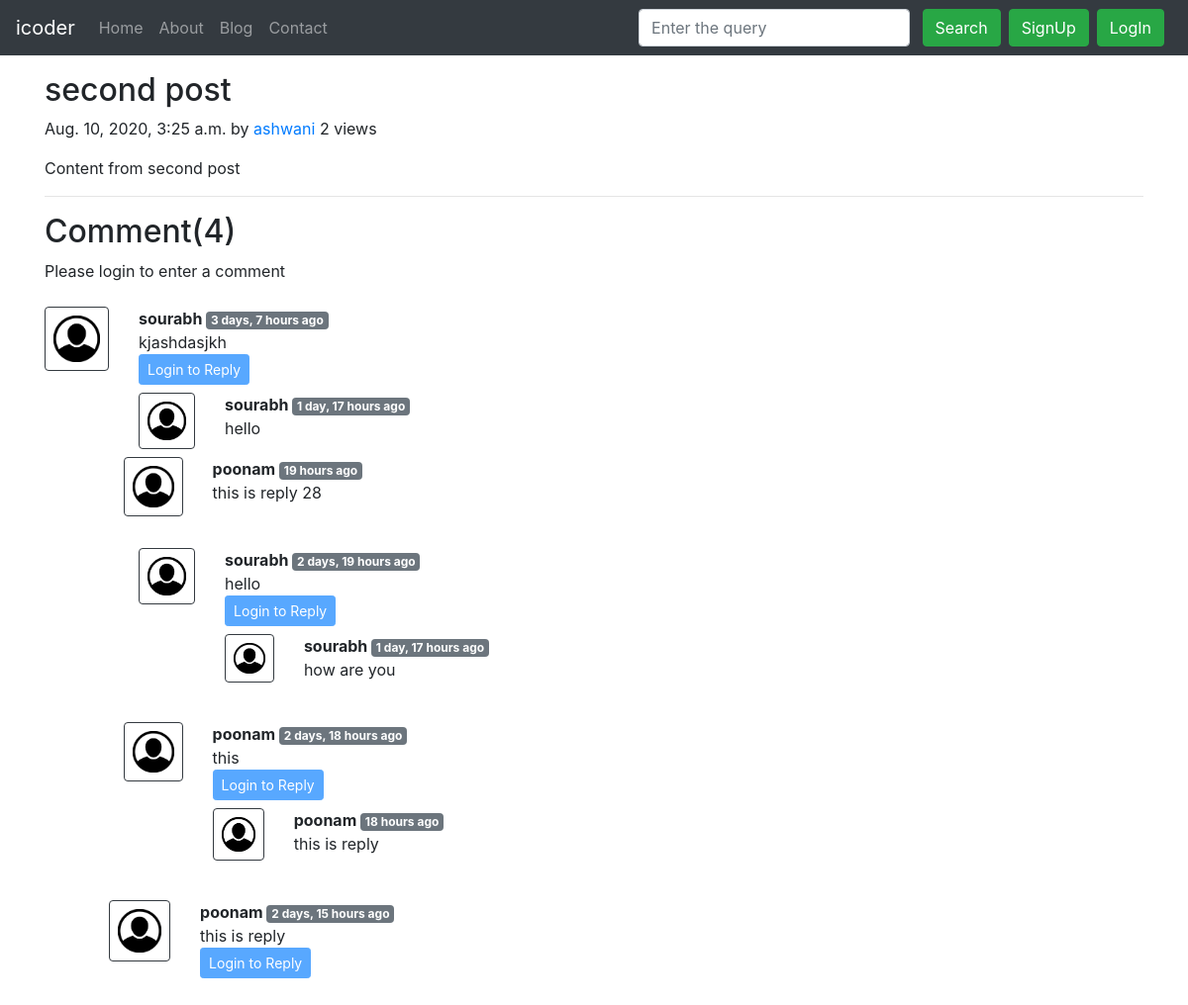
/blog/second-post/, run on the app's committed database.
### blog/models.py (models this page shows, shortened)
class Post(models.Model):
    sno = models.AutoField(primary_key=True)
    title = models.CharField(max_length=255)
    content = models.TextField()
    author = models.CharField(max_length=100)
    views = models.IntegerField(default=0)
    slug = models.CharField(max_length=130,default="")
    timestamp = models.DateTimeField(blank = True)

class BlogComment(models.Model):
    sno = models.AutoField(primary_key = True)
    comment = models.TextField()
    user = models.ForeignKey(User, on_delete=models.CASCADE)
    post = models.ForeignKey(Post, on_delete=models.CASCADE)
    parent = models.ForeignKey("self", on_delete=models.CASCADE , null=True)
    timestamp = models.DateTimeField(default=datetime.datetime.now)
    def __str__(self):
        return self.comment[0:13]+"...."+"by"+ self.user.username

### blog/views.py (the view)
# urls.py: path('<str:slug>/', views.blogPost, name='blogPost'),
def blogPost(request,slug):
    post = Post.objects.filter(slug=slug).first()
    post.views = post.views + 1
    post.save()
    comments = BlogComment.objects.filter(post=post,parent=None)
    replies = BlogComment.objects.filter(post=post).exclude(parent=None)
    replyDict = {}
    for reply in replies:
        if reply.parent.sno not in replyDict.keys():
            replyDict[reply.parent.sno] = [reply]
        else:
            replyDict[reply.parent.sno].append(reply)
    print(replyDict)
    context = {'post':post,'comments':comments,'user':request.user,'replyDict':replyDict}
    return render(request,'blog/blogPost.html',context)

### blog/templatetags/extras.py (called while the page is built)
@register.filter(name='get_val')
def get_val(dict,key):
    return dict.get(key)

### templates/blog/blogPost.html
{% extends 'base.html' %} {% block title %} BlogPost {% endblock title %} {% block body %} {% load humanize %} {% load extras %}
<div class="container my-3">
    <h2 class="blog-post-title">{{post.title}}</h2>
    <p class="blog-post-meta">{{post.timestamp}} by <a href="/about">{{post.author}}</a> <span> {{post.views}} views</span></p>
    <p>{{post.content}}</p>
    <hr>
</div>
<div class="container">
    <h2>Comment({{comments.count}})</h2>
    {% if user.is_authenticated %}
    <form action="/blog/postComment" method="post">
        {% csrf_token %}
        <div class="form-group">
            <label for="exampleInputPassword1">Post Comment</label>
            <input type="text" class="form-control" name="comment" placeholder="Enter comment here">
        </div>
        <input type="hidden" name="postSno" value="{{post.sno}}">
        <input type="hidden" name="parentSno" value="{{comment.sno}}">
        <button type="submit" class="btn btn-primary">Submit</button>
    </form>
    {% else %}
    <p>Please login to enter a comment</p>
    {% endif %} {% for comment in comments %}
    <div class="row my-3">
        <div class="col-md-1 my-2">
            <img src="/static/img/user.png" class="rounded mx-auto d-block w-100 p-2 border border-dark" alt="user">
        </div>
        <div class="col-md-11 my-2"> <b> {{comment.user.username}} </b> <span class="badge badge-secondary">{{comment.timestamp | naturaltime}}</span>
            <div>{{comment.comment}}</div>
            <div class="reply mx-0">
                {% if user.is_authenticated %}
                <button class="btn btn-sm btn-primary" type="button" data-toggle="collapse" data-target="#replyBox{{comment.sno}}" aria-expanded="false" aria-controls="replyBox{{comment.sno}}">
                                        Reply
                                </button>
                <div class="collapse" id="replyBox{{comment.sno}}">
                    <div class="card card-body my-2">
                        <form action="/blog/postComment" method="post">
                            {% csrf_token %}
                            <div class="form-group">
                                <label for="exampleInputPassword1">Post Reply</label>
                                <input type="text" class="form-control" name="comment" placeholder="Enter comment here">
                                <input type="hidden" name="parentSno" value="{{comment.sno}}">
                            </div>
                            <input type="hidden" name="postSno" value="{{post.sno}}">
                            <button type="submit" class="btn btn-primary">Submit</button>
                        </form>
                    </div>
                </div>
                {% else %}
                <button class="btn btn-sm btn-primary" type="button" data-toggle="collapse" data-target="#replyBox{{comment.sno}}" aria-expanded="false" aria-controls="replyBox{{comment.sno}}" disabled>
                                        Login to Reply
                                </button>
                                 {% endif %}
                <div class="replies my-2">
                    {% for reply in replyDict|get_val:comment.sno %}
                    <div class="row my-2">
                        <div class="col-md-1">
                            <img src="/static/img/user.png" class="rounded mx-auto d-block w-100 p-2 border border-dark" alt="user">
                        </div>
                        <div class="col-md-11"> <b> {{reply.user.username}} </b> <span class="badge badge-secondary">{{reply.timestamp | naturaltime}}</span>
                            <div>{{reply.comment}}
                            </div>
                        </div>
                        {% endfor %}
                    </div>
                </div>
            </div>
        </div>
        {% endfor %}
    </div>
    {% endblock body %}

### data on the page
Post: title "second post", timestamp "Aug. 10, 2020, 3:25 a.m.", author "ashwani", views "2", content "Content from second post"
BlogComment: user.username "sourabh", timestamp "3 days, 7 hours ago", comment "kjashdasjkh"
BlogComment: user.username "sourabh", timestamp "1 day, 17 hours ago", comment "hello"
BlogComment: user.username "poonam", timestamp "19 hours ago", comment "this is reply 28"
BlogComment: user.username "sourabh", timestamp "2 days, 19 hours ago", comment "hello"
BlogComment: user.username "sourabh", timestamp "1 day, 17 hours ago", comment "how are you"
BlogComment: user.username "poonam", timestamp "2 days, 18 hours ago", comment "this"
BlogComment: user.username "poonam", timestamp "18 hours ago", comment "this is reply"
BlogComment: user.username "poonam", timestamp "2 days, 15 hours ago", comment "this is reply"

### other printed values
{{ comments.count }} "4"
